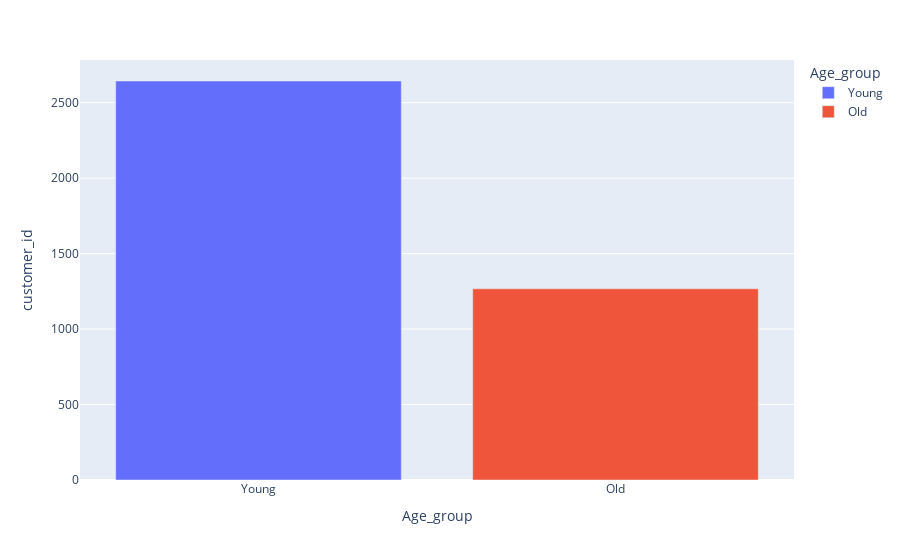

The cell this chart's notebook holds for it:
### Code cell
px.bar(age, x="Age_group", y="customer_id", color="Age_group")

### Figure 1 — Plotly figure (JSON) as saved in the notebook; plotly's stock layout.template omitted (floating-point values rounded to 4 significant figures)
{"data": [{"alignmentgroup": "True", "hovertemplate": "Age_group=%{x}<br>customer_id=%{y}<extra></extra>", "legendgroup": "Young", "marker": {"color": "#636efa", "pattern": {"shape": ""}}, "name": "Young", "offsetgroup": "Young", "orientation": "v", "showlegend": true, "textposition": "auto", "type": "bar", "x": ["Young"], "xaxis": "x", "y": [2644], "yaxis": "y"}, {"alignmentgroup": "True", "hovertemplate": "Age_group=%{x}<br>customer_id=%{y}<extra></extra>", "legendgroup": "Old", "marker": {"color": "#EF553B", "pattern": {"shape": ""}}, "name": "Old", "offsetgroup": "Old", "orientation": "v", "showlegend": true, "textposition": "auto", "type": "bar", "x": ["Old"], "xaxis": "x", "y": [1267], "yaxis": "y"}], "layout": {"barmode": "relative", "legend": {"title": {"text": "Age_group"}, "tracegroupgap": 0}, "margin": {"t": 60}, "xaxis": {"anchor": "y", "categoryarray": ["Young", "Old"], "categoryorder": "array", "domain": [0, 1], "title": {"text": "Age_group"}}, "yaxis": {"anchor": "x", "domain": [0, 1], "title": {"text": "customer_id"}}}}
